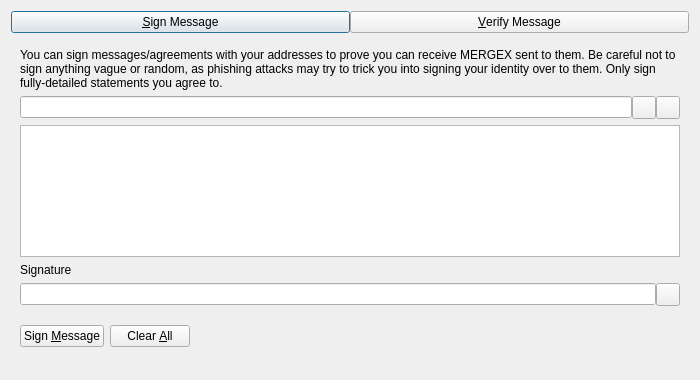
<?xml version="1.0" encoding="UTF-8"?>
<ui version="4.0">
 <class>SignVerifyMessageDialog</class>
 <widget class="QDialog" name="SignVerifyMessageDialog">
  <property name="geometry">
   <rect>
    <x>0</x>
    <y>0</y>
    <width>700</width>
    <height>380</height>
   </rect>
  </property>
  <property name="windowTitle">
   <string>Signatures - Sign / Verify a Message</string>
  </property>
  <property name="modal">
   <bool>true</bool>
  </property>
  <layout class="QVBoxLayout" name="verticalLayout">
   <item>
    <layout class="QHBoxLayout" name="horizontalLayout_Buttons_2">
     <property name="spacing">
      <number>0</number>
     </property>
     <property name="topMargin">
      <number>0</number>
     </property>
     <item>
      <widget class="QPushButton" name="btnSignMessage">
       <property name="text">
        <string>&amp;Sign Message</string>
       </property>
       <property name="checkable">
        <bool>true</bool>
       </property>
      </widget>
     </item>
     <item>
      <widget class="QPushButton" name="btnVerifyMessage">
       <property name="text">
        <string>&amp;Verify Message</string>
       </property>
       <property name="checkable">
        <bool>true</bool>
       </property>
      </widget>
     </item>
    </layout>
   </item>
   <item>
    <widget class="QStackedWidget" name="stackedWidgetSig">
     <property name="minimumSize">
      <size>
       <width>0</width>
       <height>0</height>
      </size>
     </property>
     <property name="currentIndex">
      <number>0</number>
     </property>
     <widget class="QWidget" name="pageSignMessage">
      <layout class="QVBoxLayout" name="verticalLayout_SM">
       <item>
        <widget class="QLabel" name="infoLabel_SM">
         <property name="text">
          <string>You can sign messages/agreements with your addresses to prove you can receive MERGEX sent to them. Be careful not to sign anything vague or random, as phishing attacks may try to trick you into signing your identity over to them. Only sign fully-detailed statements you agree to.</string>
         </property>
         <property name="textFormat">
          <enum>Qt::PlainText</enum>
         </property>
         <property name="wordWrap">
          <bool>true</bool>
         </property>
        </widget>
       </item>
       <item>
        <layout class="QHBoxLayout" name="horizontalLayout_1_SM">
         <property name="spacing">
          <number>0</number>
         </property>
         <item>
          <widget class="QValidatedLineEdit" name="addressIn_SM">
           <property name="toolTip">
            <string>The MERGEX address to sign the message with</string>
           </property>
          </widget>
         </item>
         <item>
          <widget class="QToolButton" name="addressBookButton_SM">
           <property name="toolTip">
            <string>Choose previously used address</string>
           </property>
           <property name="text">
            <string/>
           </property>
           <property name="shortcut">
            <string>Alt+A</string>
           </property>
          </widget>
         </item>
         <item>
          <widget class="QToolButton" name="pasteButton_SM">
           <property name="toolTip">
            <string>Paste address from clipboard</string>
           </property>
           <property name="text">
            <string/>
           </property>
           <property name="shortcut">
            <string>Alt+P</string>
           </property>
          </widget>
         </item>
        </layout>
       </item>
       <item>
        <widget class="QPlainTextEdit" name="messageIn_SM">
         <property name="toolTip">
          <string>Enter the message you want to sign here</string>
         </property>
        </widget>
       </item>
       <item>
        <widget class="QLabel" name="signatureLabel_SM">
         <property name="text">
          <string>Signature</string>
         </property>
         <property name="textFormat">
          <enum>Qt::PlainText</enum>
         </property>
        </widget>
       </item>
       <item>
        <layout class="QHBoxLayout" name="horizontalLayout_2_SM">
         <property name="spacing">
          <number>0</number>
         </property>
         <item>
          <widget class="QLineEdit" name="signatureOut_SM">
           <property name="readOnly">
            <bool>true</bool>
           </property>
          </widget>
         </item>
         <item>
          <widget class="QToolButton" name="copySignatureButton_SM">
           <property name="toolTip">
            <string>Copy the current signature to the system clipboard</string>
           </property>
           <property name="text">
            <string/>
           </property>
          </widget>
         </item>
        </layout>
       </item>
       <item>
        <layout class="QHBoxLayout" name="horizontalLayout_3_SM">
         <item>
          <widget class="QPushButton" name="signMessageButton_SM">
           <property name="toolTip">
            <string>Sign the message to prove you own this MERGEX address</string>
           </property>
           <property name="text">
            <string>Sign &amp;Message</string>
           </property>
           <property name="autoDefault">
            <bool>false</bool>
           </property>
          </widget>
         </item>
         <item>
          <widget class="QPushButton" name="clearButton_SM">
           <property name="toolTip">
            <string>Reset all sign message fields</string>
           </property>
           <property name="text">
            <string>Clear &amp;All</string>
           </property>
           <property name="autoDefault">
            <bool>false</bool>
           </property>
          </widget>
         </item>
         <item>
          <spacer name="horizontalSpacer_1_SM">
           <property name="orientation">
            <enum>Qt::Horizontal</enum>
           </property>
           <property name="sizeHint" stdset="0">
            <size>
             <width>40</width>
             <height>48</height>
            </size>
           </property>
          </spacer>
         </item>
         <item>
          <widget class="QLabel" name="statusLabel_SM">
           <property name="text">
            <string/>
           </property>
           <property name="wordWrap">
            <bool>true</bool>
           </property>
          </widget>
         </item>
         <item>
          <spacer name="horizontalSpacer_2_SM">
           <property name="orientation">
            <enum>Qt::Horizontal</enum>
           </property>
           <property name="sizeHint" stdset="0">
            <size>
             <width>40</width>
             <height>48</height>
            </size>
           </property>
          </spacer>
         </item>
        </layout>
       </item>
      </layout>
     </widget>
     <widget class="QWidget" name="pageVerifyMessage">
      <layout class="QVBoxLayout" name="verticalLayout_VM">
       <item>
        <widget class="QLabel" name="infoLabel_VM">
         <property name="text">
          <string>Enter the receiver's address, message (ensure you copy line breaks, spaces, tabs, etc. exactly) and signature below to verify the message. Be careful not to read more into the signature than what is in the signed message itself, to avoid being tricked by a man-in-the-middle attack. Note that this only proves the signing party receives with the address, it cannot prove sendership of any transaction!</string>
         </property>
         <property name="textFormat">
          <enum>Qt::PlainText</enum>
         </property>
         <property name="alignment">
          <set>Qt::AlignLeading|Qt::AlignLeft|Qt::AlignTop</set>
         </property>
         <property name="wordWrap">
          <bool>true</bool>
         </property>
        </widget>
       </item>
       <item>
        <layout class="QHBoxLayout" name="horizontalLayout_1_VM">
         <property name="spacing">
          <number>0</number>
         </property>
         <item>
          <widget class="QValidatedLineEdit" name="addressIn_VM">
           <property name="toolTip">
            <string>The MERGEX address the message was signed with</string>
           </property>
          </widget>
         </item>
         <item>
          <widget class="QToolButton" name="addressBookButton_VM">
           <property name="toolTip">
            <string>Choose previously used address</string>
           </property>
           <property name="text">
            <string/>
           </property>
           <property name="shortcut">
            <string>Alt+A</string>
           </property>
          </widget>
         </item>
        </layout>
       </item>
       <item>
        <widget class="QPlainTextEdit" name="messageIn_VM"/>
       </item>
       <item>
        <widget class="QValidatedLineEdit" name="signatureIn_VM"/>
       </item>
       <item>
        <layout class="QHBoxLayout" name="horizontalLayout_2_VM">
         <item>
          <widget class="QPushButton" name="verifyMessageButton_VM">
           <property name="toolTip">
            <string>Verify the message to ensure it was signed with the specified MERGEX address</string>
           </property>
           <property name="text">
            <string>Verify &amp;Message</string>
           </property>
           <property name="autoDefault">
            <bool>false</bool>
           </property>
          </widget>
         </item>
         <item>
          <widget class="QPushButton" name="clearButton_VM">
           <property name="toolTip">
            <string>Reset all verify message fields</string>
           </property>
           <property name="text">
            <string>Clear &amp;All</string>
           </property>
           <property name="autoDefault">
            <bool>false</bool>
           </property>
          </widget>
         </item>
         <item>
          <spacer name="horizontalSpacer_1_VM">
           <property name="orientation">
            <enum>Qt::Horizontal</enum>
           </property>
           <property name="sizeHint" stdset="0">
            <size>
             <width>40</width>
             <height>48</height>
            </size>
           </property>
          </spacer>
         </item>
         <item>
          <widget class="QLabel" name="statusLabel_VM">
           <property name="text">
            <string/>
           </property>
           <property name="wordWrap">
            <bool>true</bool>
           </property>
          </widget>
         </item>
         <item>
          <spacer name="horizontalSpacer_2_VM">
           <property name="orientation">
            <enum>Qt::Horizontal</enum>
           </property>
           <property name="sizeHint" stdset="0">
            <size>
             <width>40</width>
             <height>48</height>
            </size>
           </property>
          </spacer>
         </item>
        </layout>
       </item>
      </layout>
     </widget>
    </widget>
   </item>
  </layout>
 </widget>
 <customwidgets>
  <customwidget>
   <class>QValidatedLineEdit</class>
   <extends>QLineEdit</extends>
   <header>qt/qvalidatedlineedit.h</header>
  </customwidget>
 </customwidgets>
 <resources>
  <include location="../mergex.qrc"/>
 </resources>
 <connections/>
</ui>
